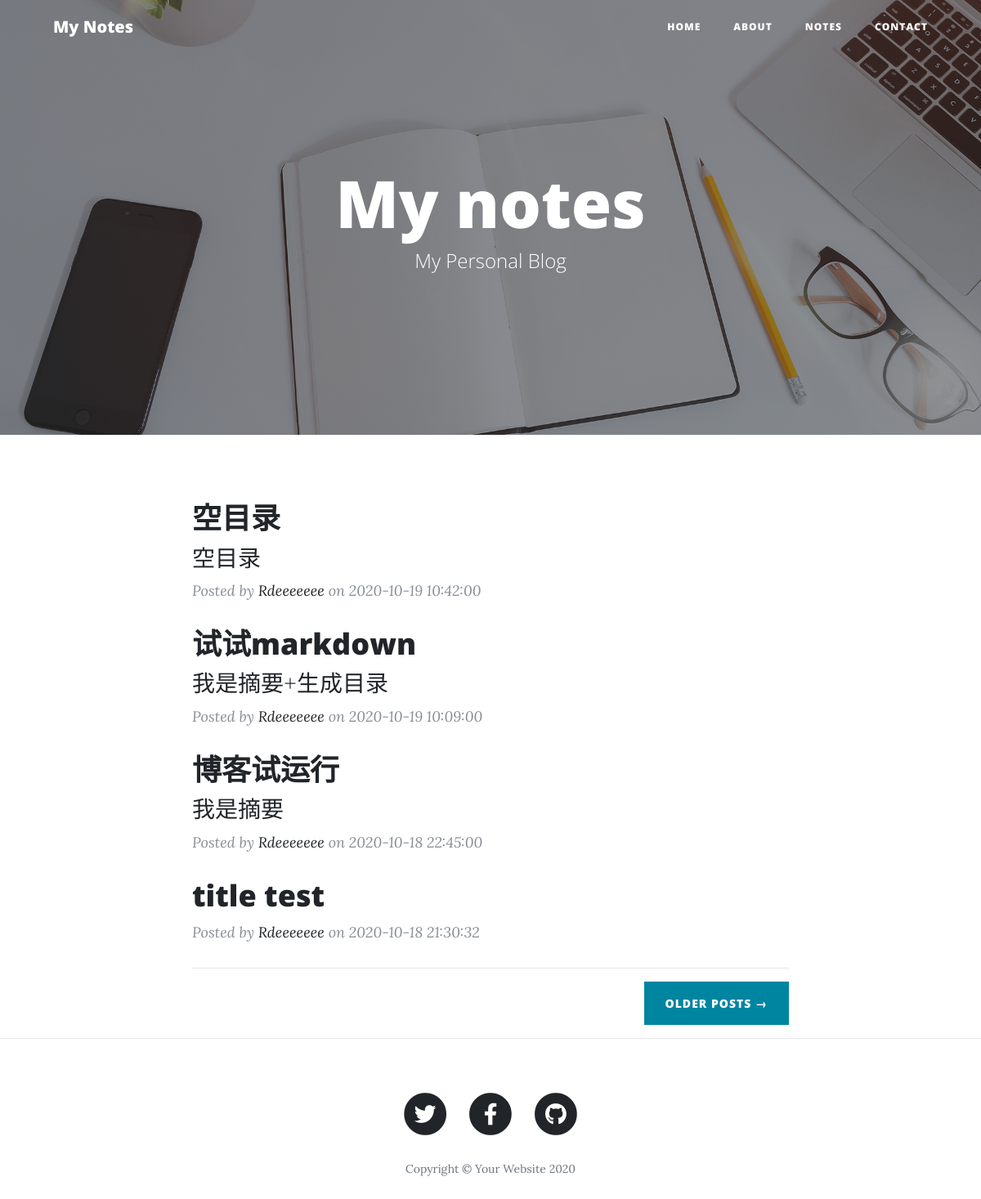
The page /categories/1/ on the database its author committed.
### blog/models.py (models this page shows, shortened)
class Post(models.Model):
	title = models.CharField(max_length=70)
	body = models.TextField()
	created_time = models.DateTimeField()
	modified_time = models.DateTimeField()
	excerpt = models.CharField(max_length=200, blank=True)
	category = models.ForeignKey(Category, on_delete=models.CASCADE)
	tags = models.ManyToManyField(Tag, blank=True)
	author = models.ForeignKey(User, on_delete=models.CASCADE)
	def get_absolute_url(self):
		return reverse('blog:detail', kwargs={'pk': self.pk})
	class Meta:
		verbose_name = '文章'
		verbose_name_plural = verbose_name
		ordering = ['-created_time']

### blog/views.py (the view)
# urls.py: path('categories/<int:pk>/', views.category, name='category'),
def category(request, pk):
	cate = get_object_or_404(Category, pk=pk)
	post_list = Post.objects.filter(category=cate).order_by('-created_time')
	return render(request, 'blog/index.html', context={'post_list': post_list})

### templates/blog/index.html
{% extends 'base.html' %}
{% load static %}
{% block title %}
  <h1>My notes</h1>
  <span class="subheading">My Personal Blog</span>
{% endblock title %}
{% block main %}
  <div class="container">
    <div class="row">
      <div class="col-lg-8 col-md-10 mx-auto">
        {% for post in post_list %}
          <div class="post-preview">
            <a href="{{ post.get_absolute_url }}">
              <h2 class="post-title">
                {{ post.title }}
              </h2>
              <h3 class="post-subtitle">
                {{ post.excerpt }}
              </h3>
            </a>
            <p class="post-meta">Posted by
              <a href="#">{{ post.author }}</a>
              on {{ post.created_time|date:"Y-n-d H:i:s" }}</p>
          </div>
        {% empty %}
          <div class="no-post">暂时还没有发布的文章！</div>
        {% endfor %}
        <hr>
        <div class="clearfix">
          <a class="btn btn-primary float-right" href="#">Older Posts &rarr;</a>
        </div>
      </div>
    </div>
  </div>
{% endblock main %}

### rows shown on the page
Post: title "空目录", excerpt "空目录", author "Rdeeeeeee", created_time "2020-10-19 10:42:00"
Post: title "试试markdown", excerpt "我是摘要+生成目录", author "Rdeeeeeee", created_time "2020-10-19 10:09:00"
Post: title "博客试运行", excerpt "我是摘要", author "Rdeeeeeee", created_time "2020-10-18 22:45:00"
Post: title "title test", author "Rdeeeeeee", created_time "2020-10-18 21:30:32"
